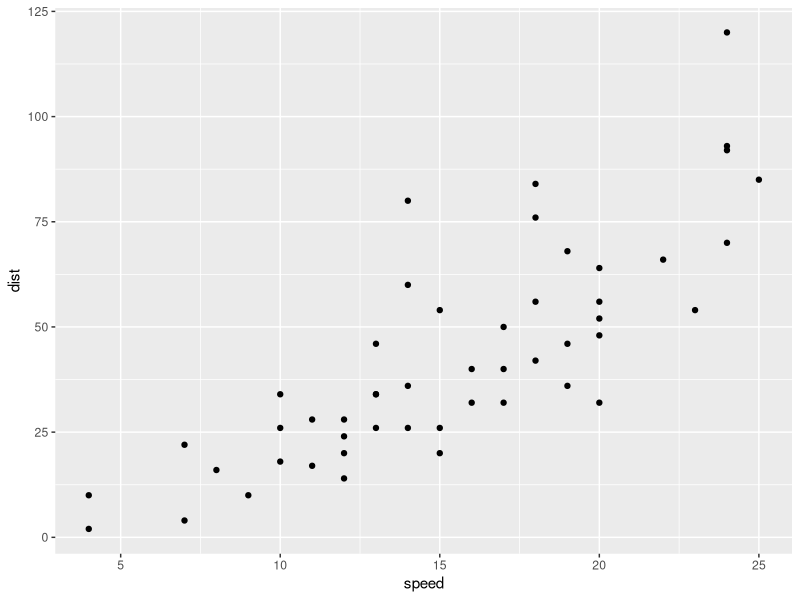
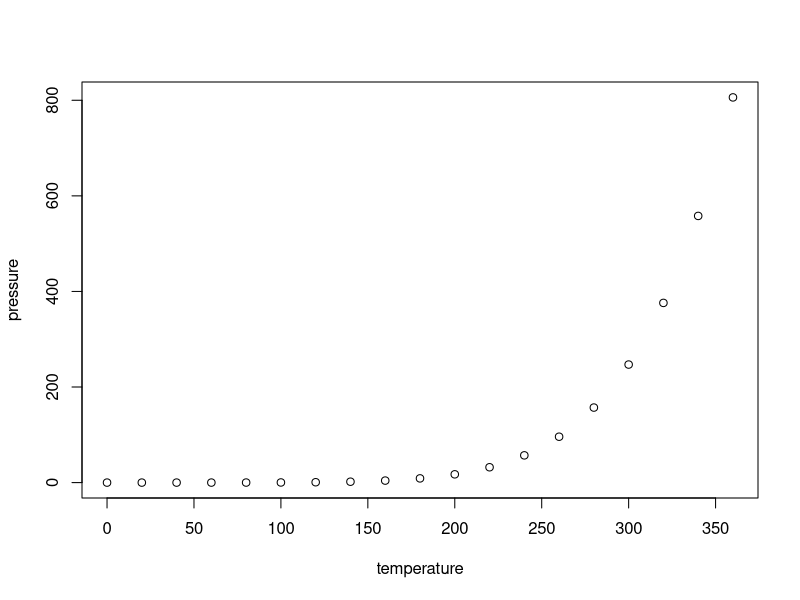

Source code (R) for these figures, in order:
## ---- chunk 1
knitr::opts_chunk$set(echo = TRUE)
suppressPackageStartupMessages(library(tidyverse))
## ---- chunk 2
summary(cars)
ggplot(cars) +
  geom_point(aes(x = speed, y = dist))
## ---- chunk 3
plot(pressure)
